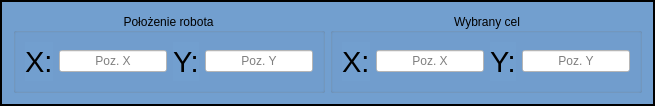
           <widget class="QFrame" name="FramePolozenia">
            <property name="minimumSize">
             <size>
              <width>520</width>
              <height>80</height>
             </size>
            </property>
            <property name="palette">
             <palette>
              <active>
               <colorrole role="WindowText">
                <brush brushstyle="SolidPattern">
                 <color alpha="255">
                  <red>0</red>
                  <green>0</green>
                  <blue>0</blue>
                 </color>
                </brush>
               </colorrole>
               <colorrole role="Button">
                <brush brushstyle="SolidPattern">
                 <color alpha="255">
                  <red>114</red>
                  <green>159</green>
                  <blue>207</blue>
                 </color>
                </brush>
               </colorrole>
               <colorrole role="Light">
                <brush brushstyle="SolidPattern">
                 <color alpha="255">
                  <red>196</red>
                  <green>225</green>
                  <blue>255</blue>
                 </color>
                </brush>
               </colorrole>
               <colorrole role="Midlight">
                <brush brushstyle="SolidPattern">
                 <color alpha="255">
                  <red>155</red>
                  <green>192</green>
                  <blue>231</blue>
                 </color>
                </brush>
               </colorrole>
               <colorrole role="Dark">
                <brush brushstyle="SolidPattern">
                 <color alpha="255">
                  <red>57</red>
                  <green>79</green>
                  <blue>103</blue>
                 </color>
                </brush>
               </colorrole>
               <colorrole role="Mid">
                <brush brushstyle="SolidPattern">
                 <color alpha="255">
                  <red>76</red>
                  <green>106</green>
                  <blue>138</blue>
                 </color>
                </brush>
               </colorrole>
               <colorrole role="Text">
                <brush brushstyle="SolidPattern">
                 <color alpha="255">
                  <red>0</red>
                  <green>0</green>
                  <blue>0</blue>
                 </color>
                </brush>
               </colorrole>
               <colorrole role="BrightText">
                <brush brushstyle="SolidPattern">
                 <color alpha="255">
                  <red>255</red>
                  <green>255</green>
                  <blue>255</blue>
                 </color>
                </brush>
               </colorrole>
               <colorrole role="ButtonText">
                <brush brushstyle="SolidPattern">
                 <color alpha="255">
                  <red>0</red>
                  <green>0</green>
                  <blue>0</blue>
                 </color>
                </brush>
               </colorrole>
               <colorrole role="Base">
                <brush brushstyle="SolidPattern">
                 <color alpha="255">
                  <red>114</red>
                  <green>159</green>
                  <blue>207</blue>
                 </color>
                </brush>
               </colorrole>
               <colorrole role="Window">
                <brush brushstyle="SolidPattern">
                 <color alpha="255">
                  <red>114</red>
                  <green>159</green>
                  <blue>207</blue>
                 </color>
                </brush>
               </colorrole>
               <colorrole role="Shadow">
                <brush brushstyle="SolidPattern">
                 <color alpha="255">
                  <red>0</red>
                  <green>0</green>
                  <blue>0</blue>
                 </color>
                </brush>
               </colorrole>
               <colorrole role="AlternateBase">
                <brush brushstyle="SolidPattern">
                 <color alpha="255">
                  <red>184</red>
                  <green>207</green>
                  <blue>231</blue>
                 </color>
                </brush>
               </colorrole>
               <colorrole role="ToolTipBase">
                <brush brushstyle="SolidPattern">
                 <color alpha="255">
                  <red>255</red>
                  <green>255</green>
                  <blue>220</blue>
                 </color>
                </brush>
               </colorrole>
               <colorrole role="ToolTipText">
                <brush brushstyle="SolidPattern">
                 <color alpha="255">
                  <red>0</red>
                  <green>0</green>
                  <blue>0</blue>
                 </color>
                </brush>
               </colorrole>
               <colorrole role="PlaceholderText">
                <brush brushstyle="SolidPattern">
                 <color alpha="128">
                  <red>0</red>
                  <green>0</green>
                  <blue>0</blue>
                 </color>
                </brush>
               </colorrole>
              </active>
              <inactive>
               <colorrole role="WindowText">
                <brush brushstyle="SolidPattern">
                 <color alpha="255">
                  <red>0</red>
                  <green>0</green>
                  <blue>0</blue>
                 </color>
                </brush>
               </colorrole>
               <colorrole role="Button">
                <brush brushstyle="SolidPattern">
                 <color alpha="255">
                  <red>114</red>
                  <green>159</green>
                  <blue>207</blue>
                 </color>
                </brush>
               </colorrole>
               <colorrole role="Light">
                <brush brushstyle="SolidPattern">
                 <color alpha="255">
                  <red>196</red>
                  <green>225</green>
                  <blue>255</blue>
                 </color>
                </brush>
               </colorrole>
               <colorrole role="Midlight">
                <brush brushstyle="SolidPattern">
                 <color alpha="255">
                  <red>155</red>
                  <green>192</green>
                  <blue>231</blue>
                 </color>
                </brush>
               </colorrole>
               <colorrole role="Dark">
                <brush brushstyle="SolidPattern">
                 <color alpha="255">
                  <red>57</red>
                  <green>79</green>
                  <blue>103</blue>
                 </color>
                </brush>
               </colorrole>
               <colorrole role="Mid">
                <brush brushstyle="SolidPattern">
                 <color alpha="255">
                  <red>76</red>
                  <green>106</green>
                  <blue>138</blue>
                 </color>
                </brush>
               </colorrole>
               <colorrole role="Text">
                <brush brushstyle="SolidPattern">
                 <color alpha="255">
                  <red>0</red>
                  <green>0</green>
                  <blue>0</blue>
                 </color>
                </brush>
               </colorrole>
               <colorrole role="BrightText">
                <brush brushstyle="SolidPattern">
                 <color alpha="255">
                  <red>255</red>
                  <green>255</green>
                  <blue>255</blue>
                 </color>
                </brush>
               </colorrole>
               <colorrole role="ButtonText">
                <brush brushstyle="SolidPattern">
                 <color alpha="255">
                  <red>0</red>
                  <green>0</green>
                  <blue>0</blue>
                 </color>
                </brush>
               </colorrole>
               <colorrole role="Base">
                <brush brushstyle="SolidPattern">
                 <color alpha="255">
                  <red>114</red>
                  <green>159</green>
                  <blue>207</blue>
                 </color>
                </brush>
               </colorrole>
               <colorrole role="Window">
                <brush brushstyle="SolidPattern">
                 <color alpha="255">
                  <red>114</red>
                  <green>159</green>
                  <blue>207</blue>
                 </color>
                </brush>
               </colorrole>
               <colorrole role="Shadow">
                <brush brushstyle="SolidPattern">
                 <color alpha="255">
                  <red>0</red>
                  <green>0</green>
                  <blue>0</blue>
                 </color>
                </brush>
               </colorrole>
               <colorrole role="AlternateBase">
                <brush brushstyle="SolidPattern">
                 <color alpha="255">
                  <red>184</red>
                  <green>207</green>
                  <blue>231</blue>
                 </color>
                </brush>
               </colorrole>
               <colorrole role="ToolTipBase">
                <brush brushstyle="SolidPattern">
                 <color alpha="255">
                  <red>255</red>
                  <green>255</green>
                  <blue>220</blue>
                 </color>
                </brush>
               </colorrole>
               <colorrole role="ToolTipText">
                <brush brushstyle="SolidPattern">
                 <color alpha="255">
                  <red>0</red>
                  <green>0</green>
                  <blue>0</blue>
                 </color>
                </brush>
               </colorrole>
               <colorrole role="PlaceholderText">
                <brush brushstyle="SolidPattern">
                 <color alpha="128">
                  <red>0</red>
                  <green>0</green>
                  <blue>0</blue>
                 </color>
                </brush>
               </colorrole>
              </inactive>
              <disabled>
               <colorrole role="WindowText">
                <brush brushstyle="SolidPattern">
                 <color alpha="255">
                  <red>57</red>
                  <green>79</green>
                  <blue>103</blue>
                 </color>
                </brush>
               </colorrole>
               <colorrole role="Button">
                <brush brushstyle="SolidPattern">
                 <color alpha="255">
                  <red>114</red>
                  <green>159</green>
                  <blue>207</blue>
                 </color>
                </brush>
               </colorrole>
               <colorrole role="Light">
                <brush brushstyle="SolidPattern">
                 <color alpha="255">
                  <red>196</red>
                  <green>225</green>
                  <blue>255</blue>
                 </color>
                </brush>
               </colorrole>
               <colorrole role="Midlight">
                <brush brushstyle="SolidPattern">
                 <color alpha="255">
                  <red>155</red>
                  <green>192</green>
                  <blue>231</blue>
                 </color>
                </brush>
               </colorrole>
               <colorrole role="Dark">
                <brush brushstyle="SolidPattern">
                 <color alpha="255">
                  <red>57</red>
                  <green>79</green>
                  <blue>103</blue>
                 </color>
                </brush>
               </colorrole>
               <colorrole role="Mid">
                <brush brushstyle="SolidPattern">
                 <color alpha="255">
                  <red>76</red>
                  <green>106</green>
                  <blue>138</blue>
                 </color>
                </brush>
               </colorrole>
               <colorrole role="Text">
                <brush brushstyle="SolidPattern">
                 <color alpha="255">
                  <red>57</red>
                  <green>79</green>
                  <blue>103</blue>
                 </color>
                </brush>
               </colorrole>
               <colorrole role="BrightText">
                <brush brushstyle="SolidPattern">
                 <color alpha="255">
                  <red>255</red>
                  <green>255</green>
                  <blue>255</blue>
                 </color>
                </brush>
               </colorrole>
               <colorrole role="ButtonText">
                <brush brushstyle="SolidPattern">
                 <color alpha="255">
                  <red>57</red>
                  <green>79</green>
                  <blue>103</blue>
                 </color>
                </brush>
               </colorrole>
               <colorrole role="Base">
                <brush brushstyle="SolidPattern">
                 <color alpha="255">
                  <red>114</red>
                  <green>159</green>
                  <blue>207</blue>
                 </color>
                </brush>
               </colorrole>
               <colorrole role="Window">
                <brush brushstyle="SolidPattern">
                 <color alpha="255">
                  <red>114</red>
                  <green>159</green>
                  <blue>207</blue>
                 </color>
                </brush>
               </colorrole>
               <colorrole role="Shadow">
                <brush brushstyle="SolidPattern">
                 <color alpha="255">
                  <red>0</red>
                  <green>0</green>
                  <blue>0</blue>
                 </color>
                </brush>
               </colorrole>
               <colorrole role="AlternateBase">
                <brush brushstyle="SolidPattern">
                 <color alpha="255">
                  <red>114</red>
                  <green>159</green>
                  <blue>207</blue>
                 </color>
                </brush>
               </colorrole>
               <colorrole role="ToolTipBase">
                <brush brushstyle="SolidPattern">
                 <color alpha="255">
                  <red>255</red>
                  <green>255</green>
                  <blue>220</blue>
                 </color>
                </brush>
               </colorrole>
               <colorrole role="ToolTipText">
                <brush brushstyle="SolidPattern">
                 <color alpha="255">
                  <red>0</red>
                  <green>0</green>
                  <blue>0</blue>
                 </color>
                </brush>
               </colorrole>
               <colorrole role="PlaceholderText">
                <brush brushstyle="SolidPattern">
                 <color alpha="128">
                  <red>0</red>
                  <green>0</green>
                  <blue>0</blue>
                 </color>
                </brush>
               </colorrole>
              </disabled>
             </palette>
            </property>
            <property name="styleSheet">
             <string notr="true">background-color: rgb(114, 159, 207);</string>
            </property>
            <property name="frameShape">
             <enum>QFrame::Panel</enum>
            </property>
            <property name="frameShadow">
             <enum>QFrame::Plain</enum>
            </property>
            <property name="lineWidth">
             <number>2</number>
            </property>
            <layout class="QHBoxLayout" name="LayoutPolozenia">
             <property name="spacing">
              <number>5</number>
             </property>
             <item>
              <widget class="QGroupBox" name="BoxPolozenieRobot">
               <property name="minimumSize">
                <size>
                 <width>247</width>
                 <height>80</height>
                </size>
               </property>
               <property name="title">
                <string>Położenie robota</string>
               </property>
               <property name="alignment">
                <set>Qt::AlignCenter</set>
               </property>
               <layout class="QHBoxLayout" name="horizontalLayout_5">
                <item>
                 <layout class="QHBoxLayout" name="horizontalLayout_4">
                  <item>
                   <widget class="QLabel" name="X1">
                    <property name="font">
                     <font>
                      <pointsize>22</pointsize>
                     </font>
                    </property>
                    <property name="text">
                     <string>X:</string>
                    </property>
                   </widget>
                  </item>
                  <item>
                   <widget class="QLineEdit" name="TxtXRobot">
                    <property name="sizePolicy">
                     <sizepolicy hsizetype="Preferred" vsizetype="Fixed">
                      <horstretch>0</horstretch>
                      <verstretch>0</verstretch>
                     </sizepolicy>
                    </property>
                    <property name="styleSheet">
                     <string notr="true">background-color: rgb(255, 255, 255);</string>
                    </property>
                    <property name="text">
                     <string/>
                    </property>
                    <property name="alignment">
                     <set>Qt::AlignCenter</set>
                    </property>
                    <property name="readOnly">
                     <bool>true</bool>
                    </property>
                    <property name="placeholderText">
                     <string>Poz. X</string>
                    </property>
                    <property name="clearButtonEnabled">
                     <bool>false</bool>
                    </property>
                   </widget>
                  </item>
                 </layout>
                </item>
                <item>
                 <layout class="QHBoxLayout" name="horizontalLayout_6">
                  <item>
                   <widget class="QLabel" name="Y1">
                    <property name="font">
                     <font>
                      <pointsize>22</pointsize>
                     </font>
                    </property>
                    <property name="text">
                     <string>Y:</string>
                    </property>
                   </widget>
                  </item>
                  <item>
                   <widget class="QLineEdit" name="TxtYRobot">
                    <property name="sizePolicy">
                     <sizepolicy hsizetype="Preferred" vsizetype="Fixed">
                      <horstretch>0</horstretch>
                      <verstretch>0</verstretch>
                     </sizepolicy>
                    </property>
                    <property name="styleSheet">
                     <string notr="true">background-color: rgb(255, 255, 255);</string>
                    </property>
                    <property name="text">
                     <string/>
                    </property>
                    <property name="alignment">
                     <set>Qt::AlignCenter</set>
                    </property>
                    <property name="readOnly">
                     <bool>true</bool>
                    </property>
                    <property name="placeholderText">
                     <string>Poz. Y</string>
                    </property>
                    <property name="clearButtonEnabled">
                     <bool>false</bool>
                    </property>
                   </widget>
                  </item>
                 </layout>
                </item>
               </layout>
              </widget>
             </item>
             <item>
              <widget class="QGroupBox" name="BoxPolozenieKursor">
               <property name="minimumSize">
                <size>
                 <width>247</width>
                 <height>80</height>
                </size>
               </property>
               <property name="title">
                <string>Wybrany cel</string>
               </property>
               <property name="alignment">
                <set>Qt::AlignCenter</set>
               </property>
               <layout class="QHBoxLayout" name="horizontalLayout_8">
                <item>
                 <layout class="QHBoxLayout" name="horizontalLayout_7">
                  <item>
                   <widget class="QLabel" name="X1_2">
                    <property name="font">
                     <font>
                      <pointsize>22</pointsize>
                     </font>
                    </property>
                    <property name="text">
                     <string>X:</string>
                    </property>
                   </widget>
                  </item>
                  <item>
                   <widget class="QLineEdit" name="TxtXKursor">
                    <property name="sizePolicy">
                     <sizepolicy hsizetype="Preferred" vsizetype="Fixed">
                      <horstretch>0</horstretch>
                      <verstretch>0</verstretch>
                     </sizepolicy>
                    </property>
                    <property name="styleSheet">
                     <string notr="true">background-color: rgb(255, 255, 255);</string>
                    </property>
                    <property name="text">
                     <string/>
                    </property>
                    <property name="alignment">
                     <set>Qt::AlignCenter</set>
                    </property>
                    <property name="readOnly">
                     <bool>true</bool>
                    </property>
                    <property name="placeholderText">
                     <string>Poz. X</string>
                    </property>
                    <property name="clearButtonEnabled">
                     <bool>false</bool>
                    </property>
                   </widget>
                  </item>
                 </layout>
                </item>
                <item>
                 <layout class="QHBoxLayout" name="horizontalLayout_9">
                  <item>
                   <widget class="QLabel" name="Y1_2">
                    <property name="font">
                     <font>
                      <pointsize>22</pointsize>
                     </font>
                    </property>
                    <property name="text">
                     <string>Y:</string>
                    </property>
                   </widget>
                  </item>
                  <item>
                   <widget class="QLineEdit" name="TxtYKursor">
                    <property name="sizePolicy">
                     <sizepolicy hsizetype="Preferred" vsizetype="Fixed">
                      <horstretch>0</horstretch>
                      <verstretch>0</verstretch>
                     </sizepolicy>
                    </property>
                    <property name="styleSheet">
                     <string notr="true">background-color: rgb(255, 255, 255);</string>
                    </property>
                    <property name="text">
                     <string/>
                    </property>
                    <property name="alignment">
                     <set>Qt::AlignCenter</set>
                    </property>
                    <property name="readOnly">
                     <bool>true</bool>
                    </property>
                    <property name="placeholderText">
                     <string>Poz. Y</string>
                    </property>
                    <property name="clearButtonEnabled">
                     <bool>false</bool>
                    </property>
                   </widget>
                  </item>
                 </layout>
                </item>
               </layout>
              </widget>
             </item>
            </layout>
           </widget>
